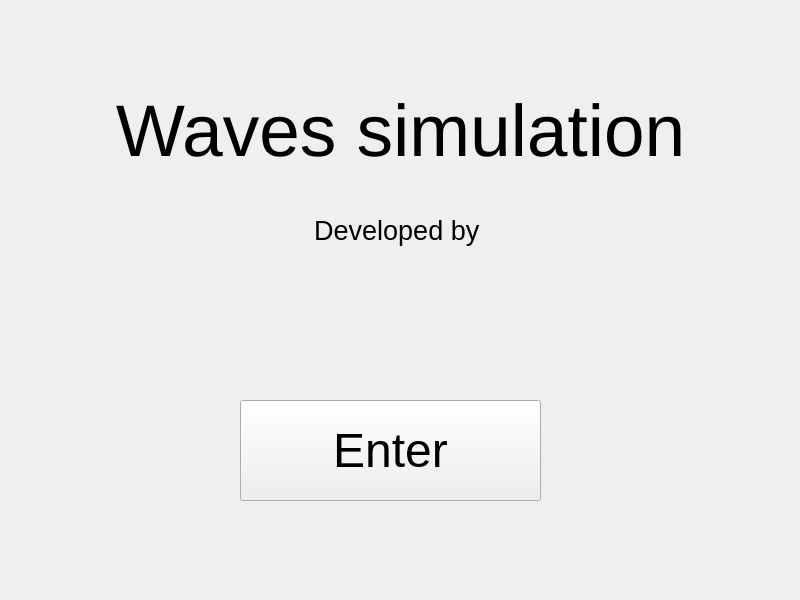
<?xml version="1.0" encoding="UTF-8"?>
<ui version="4.0">
 <class>Greeting</class>
 <widget class="QWidget" name="Greeting">
  <property name="geometry">
   <rect>
    <x>0</x>
    <y>0</y>
    <width>800</width>
    <height>600</height>
   </rect>
  </property>
  <property name="windowTitle">
   <string>Greeting</string>
  </property>
  <widget class="QLabel" name="tittle">
   <property name="geometry">
    <rect>
     <x>20</x>
     <y>10</y>
     <width>761</width>
     <height>241</height>
    </rect>
   </property>
   <property name="font">
    <font>
     <pointsize>55</pointsize>
    </font>
   </property>
   <property name="text">
    <string>Waves simulation</string>
   </property>
   <property name="alignment">
    <set>Qt::AlignmentFlag::AlignCenter</set>
   </property>
  </widget>
  <widget class="QLabel" name="subtittle">
   <property name="geometry">
    <rect>
     <x>20</x>
     <y>180</y>
     <width>761</width>
     <height>101</height>
    </rect>
   </property>
   <property name="font">
    <font>
     <pointsize>20</pointsize>
    </font>
   </property>
   <property name="text">
    <string>Developed by </string>
   </property>
   <property name="alignment">
    <set>Qt::AlignmentFlag::AlignCenter</set>
   </property>
  </widget>
  <widget class="QPushButton" name="enterBtn">
   <property name="geometry">
    <rect>
     <x>240</x>
     <y>400</y>
     <width>301</width>
     <height>101</height>
    </rect>
   </property>
   <property name="font">
    <font>
     <pointsize>36</pointsize>
    </font>
   </property>
   <property name="text">
    <string>Enter</string>
   </property>
  </widget>
 </widget>
 <resources/>
 <connections/>
</ui>
